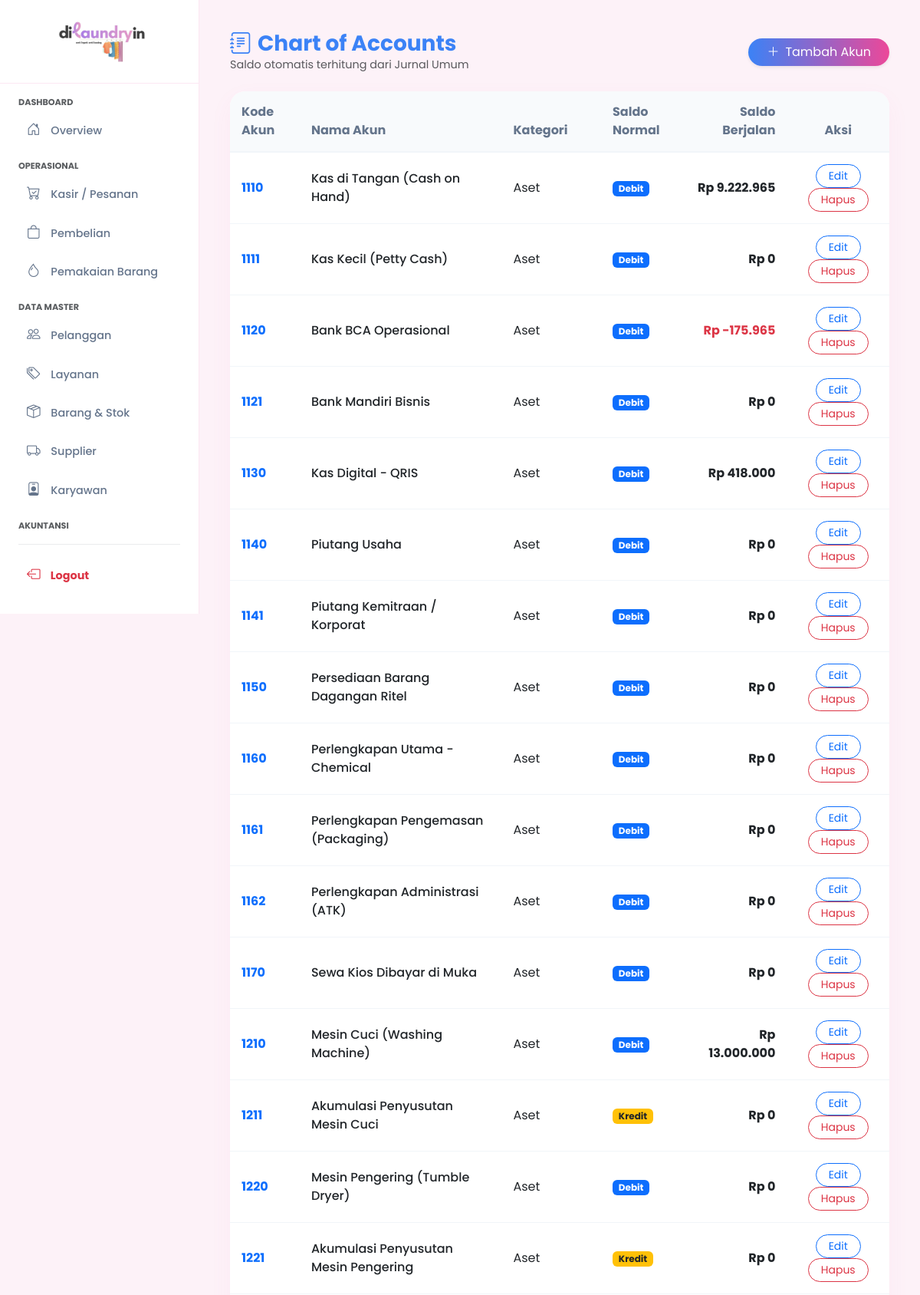
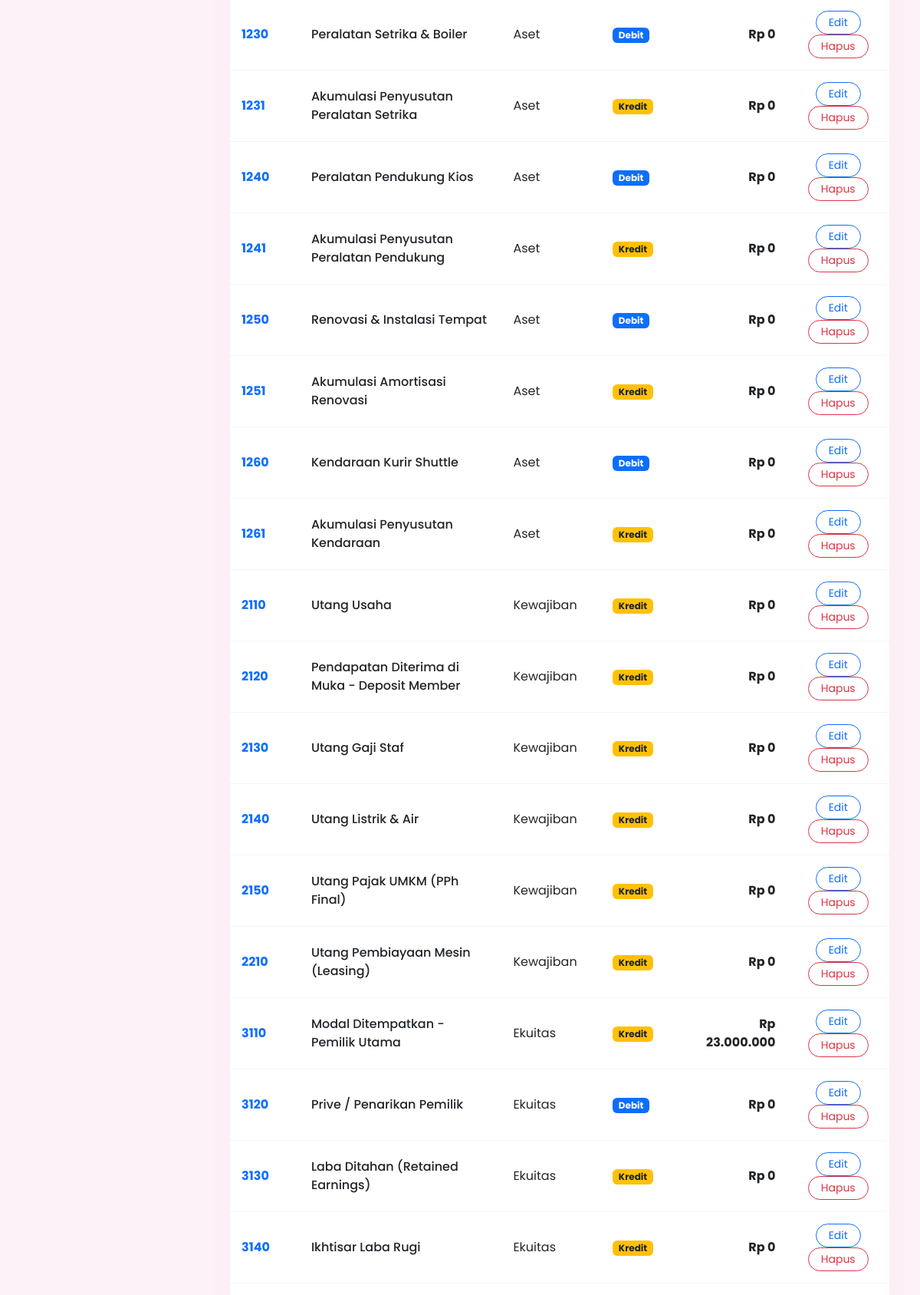
The page /akun.php (upper part) on the database its author committed (2 pictures, top to bottom).
### tables this page shows
CREATE TABLE `akun` (
  `kode_akun` varchar(20) NOT NULL,
  `nama_akun` varchar(100) NOT NULL,
  `kategori_akun` enum('Aset','Kewajiban','Ekuitas','Pendapatan','Beban') NOT NULL,
  `saldo_normal` enum('Debit','Kredit') NOT NULL,
  `saldo_berjalan` int(11) DEFAULT 0
);

### akun.php (the view, shortened to what this page needs)
<?php
include 'koneksi.php';
$coa_laundry = [
    ['1110', 'Aset'], ['1111', 'Aset'], ['1120', 'Aset'],
    ['1121', 'Aset'], ['1130', 'Aset'], ['1140', 'Aset'],
    ['1141', 'Aset'], ['1150', 'Aset'], ['1160', 'Aset'],
    ['1161', 'Aset'], ['1162', 'Aset'], ['1170', 'Aset'],
    ['1210', 'Aset'], ['1211', 'Aset'], ['1220', 'Aset'],
    ['1221', 'Aset'], ['1230', 'Aset'], ['1231', 'Aset'],
    ['1240', 'Aset'], ['1241', 'Aset'], ['1250', 'Aset'],
    ['1251', 'Aset'], ['1260', 'Aset'], ['1261', 'Aset'],
    ['2110', 'Kewajiban'], ['2120', 'Kewajiban'], ['2130', 'Kewajiban'],
    ['2140', 'Kewajiban'], ['2150', 'Kewajiban'], ['2210', 'Kewajiban'],
    ['3110', 'Ekuitas'], ['3120', 'Ekuitas'], ['3130', 'Ekuitas'], ['3140', 'Ekuitas'],
    ['4110', 'Pendapatan'], ['4111', 'Pendapatan'], ['4120', 'Pendapatan'],
    ['4130', 'Pendapatan'], ['4131', 'Pendapatan'], ['4132', 'Pendapatan'],
    ['4140', 'Pendapatan'], ['4210', 'Pendapatan'], ['4290', 'Pendapatan'],
    ['5110', 'Beban'], ['5111', 'Beban'], ['5112', 'Beban'], ['5120', 'Beban'],
    ['5210', 'Beban'], ['5211', 'Beban'], ['5212', 'Beban'], ['5220', 'Beban'],
    ['5240', 'Beban'], ['5310', 'Beban'], ['5320', 'Beban'], ['5330', 'Beban'],
    ['5340', 'Beban'], ['5350', 'Beban'], ['5410', 'Beban'], ['5412', 'Beban'],
    ['5430', 'Beban'], ['5510', 'Beban'], ['5610', 'Beban'], ['5620', 'Beban'],
    ['5630', 'Beban'], ['5640', 'Beban'], ['5699', 'Beban']
];
$cek_kolom = mysqli_query($conn, "SHOW COLUMNS FROM akun LIKE 'kategori_akun'");
$nama_kolom = (mysqli_num_rows($cek_kolom) > 0) ? 'kategori_akun' : 'kategori';
foreach ($coa_laundry as $val) {
    $kd = $val[0];
    $kat = $val[1];
    mysqli_query($conn, "UPDATE akun SET $nama_kolom = '$kat' WHERE kode_akun = '$kd'");
}
?>
<!DOCTYPE html>
<html lang="id">
<head>
    <link href="https://cdn.jsdelivr.net/npm/bootstrap@5.3.0/dist/css/bootstrap.min.css" rel="stylesheet">
    <link href="https://cdn.jsdelivr.net/npm/bootstrap-icons@1.10.5/font/bootstrap-icons.css" rel="stylesheet">
</head>
<body>
    <?php include 'sidebar.php'; ?>
    <div class="main-content">
        <div class="d-flex justify-content-between align-items-center mb-4">
            <div>
                <h3 class="fw-bold mb-0" style="color: #3b82f6;"><i class="bi bi-journal-text me-2"></i>Chart of Accounts</h3>
                <p class="text-muted mb-0" style="font-size: 0.9rem;">Saldo otomatis terhitung dari Jurnal Umum</p>
            </div>
            <a href="tambah_akun.php" class="btn rounded-pill px-4 text-white shadow-sm" style="background: linear-gradient(90deg, #3b82f6, #ec4899); border: none;">
                <i class="bi bi-plus-lg me-2"></i>Tambah Akun
            </a>
        </div>
        <div class="table-custom">
            <table class="table table-hover mb-0">
                <thead>
                    <tr>
                        <th>Kode Akun</th>
                        <th>Nama Akun</th>
                        <th>Kategori</th>
                        <th>Saldo Normal</th>
                        <th class="text-end">Saldo Berjalan</th>
                        <th class="text-center">Aksi</th>
                    </tr>
                </thead>
                <tbody>
                    <?php
                    $query = mysqli_query($conn, "SELECT * FROM akun ORDER BY kode_akun ASC");
                    if(mysqli_num_rows($query) > 0) {
                        while($d = mysqli_fetch_array($query)){
                            $kode = $d['kode_akun'];
                            $q_saldo = mysqli_query($conn, "SELECT
                                        SUM(CASE WHEN posisi = 'Debit' THEN nominal ELSE 0 END) AS total_debit,
                                        SUM(CASE WHEN posisi = 'Kredit' THEN nominal ELSE 0 END) AS total_kredit
                                        FROM detail_jurnal WHERE kode_akun = '$kode'");
                            $s = mysqli_fetch_array($q_saldo);
                            if($d['saldo_normal'] == 'Debit') {
                                $saldo_akhir = $s['total_debit'] - $s['total_kredit'];
                            } else {
                                $saldo_akhir = $s['total_kredit'] - $s['total_debit'];
                            }
                            $badge_saldo = $d['saldo_normal'] == 'Debit' ? 'bg-primary' : 'bg-warning text-dark';
                    ?>
                    <tr>
                        <td class="fw-bold text-primary"><?= htmlspecialchars($d['kode_akun']); ?></td>
                        <td class="fw-medium"><?= htmlspecialchars($d['nama_akun']); ?></td>
                        <td><?= htmlspecialchars($d[$nama_kolom] ?? '-'); ?></td>
                        <td><span class="badge <?= $badge_saldo; ?>"><?= htmlspecialchars($d['saldo_normal']); ?></span></td>
                        <td class="text-end fw-bold <?= $saldo_akhir < 0 ? 'text-danger' : ''; ?>">
                            Rp <?= number_format($saldo_akhir, 0, ',', '.'); ?>
                        </td>
                        <td class="text-center">
                            <a href="edit_akun.php?id=<?= $d['kode_akun']; ?>" class="btn btn-sm btn-outline-primary rounded-pill px-3">Edit</a>
                            <a href="hapus_akun.php?id=<?= $d['kode_akun']; ?>" class="btn btn-sm btn-outline-danger rounded-pill px-3" onclick="return confirm('Yakin mau hapus akun ini?')">Hapus</a>
                        </td>
                    </tr>
                    <?php
                        }
                    } else { ?>
                    <tr><td colspan="6" class="text-center py-4 text-muted">Belum ada akun.</td></tr>
                    <?php } ?>
                </tbody>
            </table>
        </div>
    </div>
</body>
</html>

### akun.php (style rules this page uses)
body { font-family: 'Poppins', sans-serif; background-color: #fdf2f8; color: #334155; }
.main-content { margin-left: 260px; padding: 40px; }
.table-custom { background-color: white; border-radius: 20px; overflow: hidden; box-shadow: 0 10px 30px rgba(236, 72, 153, 0.05); }
.table-custom thead th { background-color: #f8fafc; color: #64748b; padding: 15px; border-bottom: 2px solid #f1f5f9; }
.table-custom td { padding: 15px; vertical-align: middle; border-bottom: 1px solid #f1f5f9; }

### rows shown on the page
akun: kode_akun "1110", nama_akun "Kas di Tangan (Cash on Hand)", kategori_akun "Aset", saldo_normal "Debit", saldo_akhir "9.222.965"
akun: kode_akun "1111", nama_akun "Kas Kecil (Petty Cash)", kategori_akun "Aset", saldo_normal "Debit", saldo_akhir "0"
akun: kode_akun "1120", nama_akun "Bank BCA Operasional", kategori_akun "Aset", saldo_normal "Debit", saldo_akhir "-175.965"
akun: kode_akun "1121", nama_akun "Bank Mandiri Bisnis", kategori_akun "Aset", saldo_normal "Debit", saldo_akhir "0"
akun: kode_akun "1130", nama_akun "Kas Digital - QRIS", kategori_akun "Aset", saldo_normal "Debit", saldo_akhir "418.000"
akun: kode_akun "1140", nama_akun "Piutang Usaha", kategori_akun "Aset", saldo_normal "Debit", saldo_akhir "0"
akun: kode_akun "1141", nama_akun "Piutang Kemitraan / Korporat", kategori_akun "Aset", saldo_normal "Debit", saldo_akhir "0"
akun: kode_akun "1150", nama_akun "Persediaan Barang Dagangan Ritel", kategori_akun "Aset", saldo_normal "Debit", saldo_akhir "0"
akun: kode_akun "1160", nama_akun "Perlengkapan Utama - Chemical", kategori_akun "Aset", saldo_normal "Debit", saldo_akhir "0"
akun: kode_akun "1161", nama_akun "Perlengkapan Pengemasan (Packaging)", kategori_akun "Aset", saldo_normal "Debit", saldo_akhir "0"
akun: kode_akun "1162", nama_akun "Perlengkapan Administrasi (ATK)", kategori_akun "Aset", saldo_normal "Debit", saldo_akhir "0"
akun: kode_akun "1170", nama_akun "Sewa Kios Dibayar di Muka", kategori_akun "Aset", saldo_normal "Debit", saldo_akhir "0"
akun: kode_akun "1210", nama_akun "Mesin Cuci (Washing Machine)", kategori_akun "Aset", saldo_normal "Debit", saldo_akhir "13.000.000"
akun: kode_akun "1211", nama_akun "Akumulasi Penyusutan Mesin Cuci", kategori_akun "Aset", saldo_normal "Kredit", saldo_akhir "0"
akun: kode_akun "1220", nama_akun "Mesin Pengering (Tumble Dryer)", kategori_akun "Aset", saldo_normal "Debit", saldo_akhir "0"
akun: kode_akun "1221", nama_akun "Akumulasi Penyusutan Mesin Pengering", kategori_akun "Aset", saldo_normal "Kredit", saldo_akhir "0"
akun: kode_akun "1230", nama_akun "Peralatan Setrika & Boiler", kategori_akun "Aset", saldo_normal "Debit", saldo_akhir "0"
akun: kode_akun "1231", nama_akun "Akumulasi Penyusutan Peralatan Setrika", kategori_akun "Aset", saldo_normal "Kredit", saldo_akhir "0"
akun: kode_akun "1240", nama_akun "Peralatan Pendukung Kios", kategori_akun "Aset", saldo_normal "Debit", saldo_akhir "0"
akun: kode_akun "1241", nama_akun "Akumulasi Penyusutan Peralatan Pendukung", kategori_akun "Aset", saldo_normal "Kredit", saldo_akhir "0"
akun: kode_akun "1250", nama_akun "Renovasi & Instalasi Tempat", kategori_akun "Aset", saldo_normal "Debit", saldo_akhir "0"
akun: kode_akun "1251", nama_akun "Akumulasi Amortisasi Renovasi", kategori_akun "Aset", saldo_normal "Kredit", saldo_akhir "0"
akun: kode_akun "1260", nama_akun "Kendaraan Kurir Shuttle", kategori_akun "Aset", saldo_normal "Debit", saldo_akhir "0"
akun: kode_akun "1261", nama_akun "Akumulasi Penyusutan Kendaraan", kategori_akun "Aset", saldo_normal "Kredit", saldo_akhir "0"
akun: kode_akun "2110", nama_akun "Utang Usaha", kategori_akun "Kewajiban", saldo_normal "Kredit", saldo_akhir "0"
akun: kode_akun "2120", nama_akun "Pendapatan Diterima di Muka - Deposit Member", kategori_akun "Kewajiban", saldo_normal "Kredit", saldo_akhir "0"
akun: kode_akun "2130", nama_akun "Utang Gaji Staf", kategori_akun "Kewajiban", saldo_normal "Kredit", saldo_akhir "0"
akun: kode_akun "2140", nama_akun "Utang Listrik & Air", kategori_akun "Kewajiban", saldo_normal "Kredit", saldo_akhir "0"
akun: kode_akun "2150", nama_akun "Utang Pajak UMKM (PPh Final)", kategori_akun "Kewajiban", saldo_normal "Kredit", saldo_akhir "0"
akun: kode_akun "2210", nama_akun "Utang Pembiayaan Mesin (Leasing)", kategori_akun "Kewajiban", saldo_normal "Kredit", saldo_akhir "0"
akun: kode_akun "3110", nama_akun "Modal Ditempatkan - Pemilik Utama", kategori_akun "Ekuitas", saldo_normal "Kredit", saldo_akhir "23.000.000"
akun: kode_akun "3120", nama_akun "Prive / Penarikan Pemilik", kategori_akun "Ekuitas", saldo_normal "Debit", saldo_akhir "0"
akun: kode_akun "3130", nama_akun "Laba Ditahan (Retained Earnings)", kategori_akun "Ekuitas", saldo_normal "Kredit", saldo_akhir "0"
akun: kode_akun "3140", nama_akun "Ikhtisar Laba Rugi", kategori_akun "Ekuitas", saldo_normal "Kredit", saldo_akhir "0"
